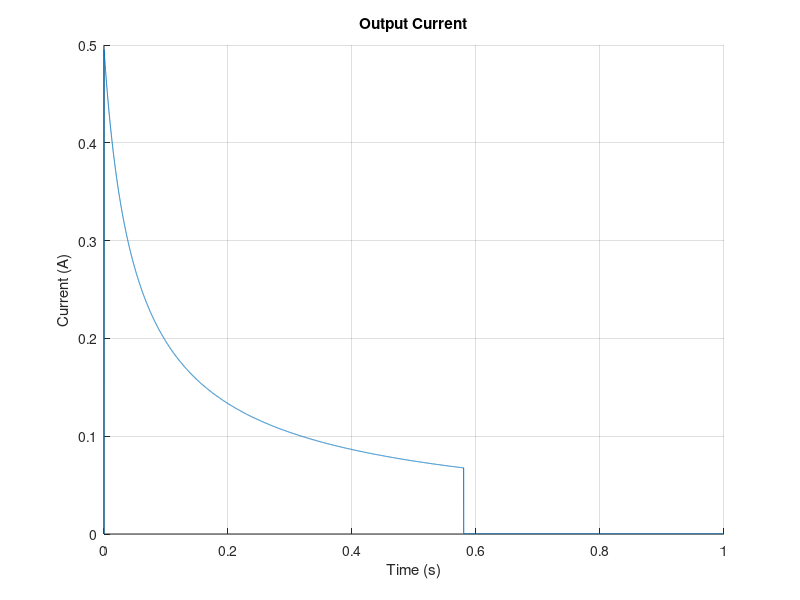
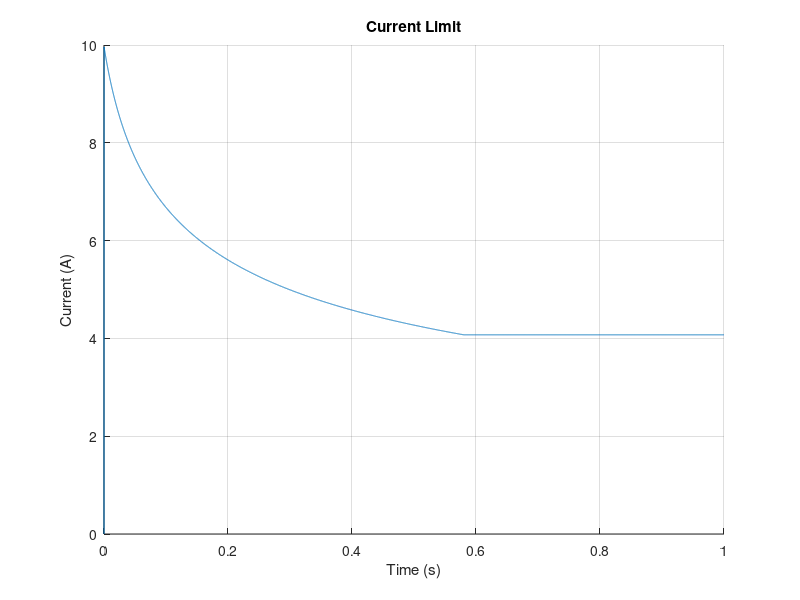
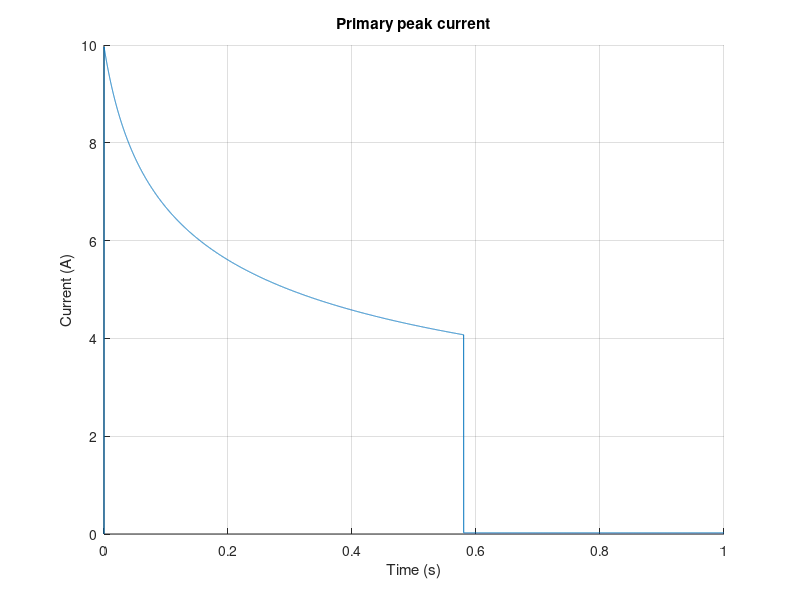
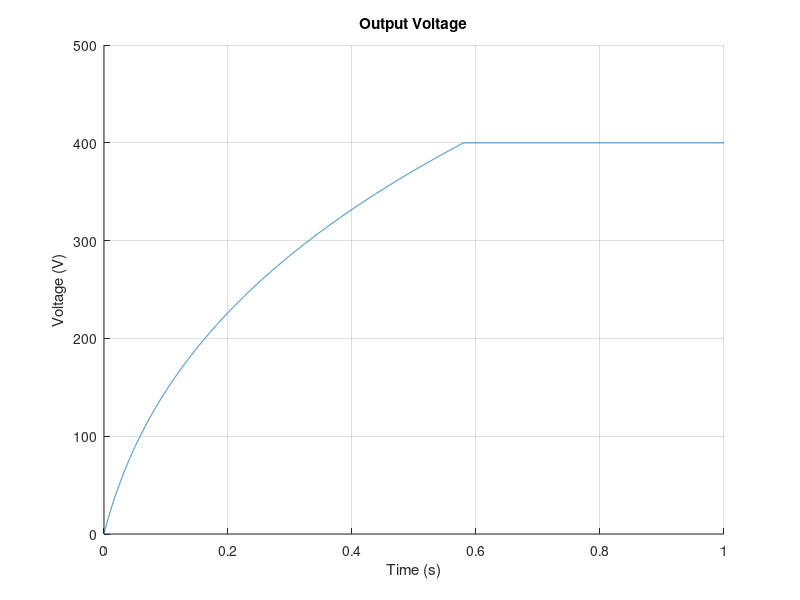

MATLAB code for these plots, in order: (Note: this script raises an error after producing the figures.)
% LM5022 Datasheet: https://www.ti.com/lit/ds/symlink/lm5022.pdf
% LM5022 Flyback reference design: https://www.ti.com/lit/ug/tiduco4/tiduco4.pdf

%Simulation time steps
t_end = 1;
t_step = t_end/1e4;

%Design details
Cload = 200e-6; % Output capacitance
Rload = 1000e3; % Bleed resistor for Steady State calcs
Vf = 1.2; % Output Diode Forward Voltage
Vload_max = 400; % Output regulation voltage limit
N12 = 1/20; % Transformer N1:N2
Vin = 16.8; % 12 < Vin < 16.8
fsw = 250e3; % 250khz
Ripple_ratio = 0.03; % 3% Vin ripple ratio
Lpri = 5.1e-6;
Lpri_leakage = 0.24e-6;
Lsec = 2e-3;

% Change Rsns, Rs2, and Rs1 to change the current limit
Rsns = 50e-3; % Primary side switch current sense resistor
Rs2 = 10e3; % Rs2 and Rs1 are as referred to in LM5022 datasheet. 
Rs1 = 100;

%LM5022 params
Dmax = 0.9; % Maximum duty cycle
Vcl = 0.5; % Current limit thresh
Icl = 45e-6; % Current limit injected current
Rcl_int = 2e3; % internal current limit resistance

%GaN FET params
Rdson = 1.8e-3;
Qg = 23e-9;
Coss = 1e-9;
Rgate_tot = 5; % MOSFET Rg + any external gate resistor
Vdrive = 6;


%Simulation outputs
Vload = zeros([t_end / t_step + 1 1]); % Output load voltage
Iload = zeros([t_end / t_step + 1 1]); % Output load current, which equals Isec_avg
Ilim = zeros([t_end / t_step + 1 1]); % Current limit resulting from Rsns, Rs1/Rs2, and current limit comparator
Ipri_pk = zeros([t_end / t_step + 1 1]); % Primary side peak current
Isec_pk = zeros([t_end / t_step + 1 1]); % Secondary side peak current
Ipri_avgpk = zeros([t_end / t_step + 1 1]); % Primary side average current during on time
Isec_avgpk = zeros([t_end / t_step + 1 1]); % Secondary side average current during on time
D = zeros([t_end / t_step + 1 1]); % Switch Duty Cycle

%Intermediate vals for CCM calculation
Lpri_crit = zeros([t_end / t_step + 1 1]);
Lsec_crit = zeros([t_end / t_step + 1 1]);

t_charged = 0;

t = zeros([t_end / t_step + 1 1]);

index = 1;
while (t(index) < t_end - 1e-12) 

    % Duty cycle and switch voltage/current calculations
    D(index + 1) = min((Vload(index) + Vf)*N12 / (Vin + (Vload(index) + Vf)*N12), Dmax);
    Ilim(index + 1) = max((Vcl - (Rs2 + Rs1 + Rcl_int) * Icl * D(index + 1)) / Rsns, 0);
    if (Vload (index) >= Vload_max)
        if (t_charged == 0)
            t_charged = t(index);
        end
        Vload (index + 1) = Vload(index); % Assume perfect DC regulation (I know, I know...)
        Iload(index + 1) = Vload(index + 1) / Rload;
        Isec_avgpk(index + 1) = Iload(index + 1) / (1 - D(index + 1));
        Isec_pk(index + 1) = 2 * Isec_avgpk(index + 1) / (2 - (1 - D(index + 1)));
        Ipri_avgpk(index + 1) = Isec_avgpk(index + 1) / N12;
        Ipri_pk(index + 1) = 2 * Ipri_avgpk(index + 1) / (2 - D(index + 1));
    else
        Ipri_pk(index + 1) = Ilim(index + 1);
        Ipri_avgpk(index + 1) = Ipri_pk(index + 1) * (2 - D(index + 1)) / 2;
        Isec_avgpk(index + 1) = Ipri_avgpk(index + 1) * N12;
        Iload(index + 1) = Isec_avgpk(index + 1) * (1 - D(index + 1));
        Vload(index + 1) = Vload(index) + (Iload(index + 1) - Vload(index) / Rload) * t_step / Cload;
    end

    % CCM calculation
    Lsec_crit(index + 1) = (1 - D(index + 1))^2 * Vload(index + 1) / (2 * Iload(index + 1) * (fsw));
    Lpri_crit(index + 1) = Lsec_crit(index + 1) * (N12^2);
    
    t(index + 1) = t(index) + t_step;
    index = index + 1;
end

Ipri_rms = Ipri_avgpk .* sqrt(D); % RMS primary side current
Isec_rms = Isec_avgpk .* sqrt(1 - D); % RMS secondary side current

% Efficiency calculation
trise = Rgate_tot * Qg / Vdrive; % Assumes one RC constant is good to turn on/off FET
tfall = Rgate_tot * Qg / Vdrive;
Pdiode = Iload * Vf; % Power lost in output diode
Prsns = Ipri_rms.^2 * Rsns; % Power lost in sense resistor
Prload = Vload.^2 / Rload; % Rload in this case is purely a parasitic draw
Prdson = Ipri_rms.^2 * Rdson; % Power lost in FET rdson
Pdrive = fsw * Qg * Vdrive * ones([t_end / t_step + 1 1]); % Power lost in driving FET
Poss = 0.5*Coss * (Vin^2) * fsw * ones([t_end / t_step + 1 1]); % Power lost in output capacitance of FET
Psw = 0.5 * Vin * fsw * (trise * Vdrive / Rgate_tot + tfall * Vdrive / Rgate_tot) * ones([t_end / t_step + 1 1]); 
Psnubber = 0.5 * Lpri_leakage * Ipri_pk.^2 * fsw; % ChatGPT derived snubber power lost
Ptotal = Pdiode + Prsns + Prload + Prdson + Pdrive + Poss + Psw + Psnubber;
Pin = Iload .* Vload; % I know this should be Vin * Iin but you'd have to do Ipri_rms * Vpri_rms and I dont feel like calculating Vpri_rms. Deal with it; assume ideal conversion
eff = max(1 - Ptotal ./ Pin, 0); % Max 0 becomes pin is sometimes zero causing eff to be -inf. lol

disp("Cin(min) (uF):");
disp(1e6*max(Ipri_pk .* D) / (fsw * Vin * Ripple_ratio));
disp("Time to capacitor charge (s): ");
disp(t_charged);
disp("Secondary critical inductance if aiming for always CCM (H): ");
disp(max(Lsec_crit));
disp("Primary critical inductance if aiming for always CCM (H): ");
disp(max(Lpri_crit));
disp("Secondary critical inductance if DCM allowable at steady state (H):");
disp(max(Lsec_crit(1:floor(t_charged / t_step)))); 
disp("Primary critical inductance if DCM allowable at steady state (H):");
disp(max(Lpri_crit(1:floor(t_charged / t_step))));

disp("Average Efficiency:");
disp(1 - sum(Ptotal) / sum(Pin));

figure()
hold on
plot(t, Iload);
xlabel('Time (s)');
ylabel('Current (A)');
title('Output Current');
grid on
hold off

figure()
hold on
plot(t, Ilim);
xlabel('Time (s)');
ylabel('Current (A)');
title('Current Limit');
grid on
hold off

figure()
hold on
plot(t, Ipri_pk);
xlabel('Time (s)');
ylabel('Current (A)');
title('Primary peak current');
grid on
hold off

figure()
hold on
plot(t, Vload);
xlabel('Time (s)');
ylabel('Voltage (V)');
title('Output Voltage');
grid on
hold off

figure()
hold on
plot(t, D);
xlabel('Time (s)');
ylabel('Duty');
title('Duty Cycle');
grid on
hold off

figure()
hold on
plot(t, 1e3*Lpri_crit);
plot(t, 1e3*Lsec_crit);
xlabel('Time (s)');
ylabel('Critical inductance (mH)');
title('Critical inductance for primary and secondary');
grid on
hold off

figure()
hold on
plot(t, eff);
xlabel('Time (s)');
ylabel('Efficiency');
title('Efficiency vs Time');
grid on
hold off

figure()
hold on
plot(t, Pin);
xlabel('Time (s)');
ylabel('Power In (W)');
title('Power In');
grid on
hold off

figure()
hold on
plot(t, Ptotal);
plot(t, Prsns);
plot(t, Prload);
plot(t, Prdson);
plot(t, Pdrive);
plot(t, Poss);
plot(t, Psw);
plot(t, Psnubber);
colororder("glow12");
legend('Ptotal', 'Prsns', 'Prload', 'Prdson', 'Pdrive', 'Poss', 'Psw', 'Psnubber');
xlabel('Time (s)');
ylabel('Total power lost (W)');
title('Power Lost');
grid on
hold off
